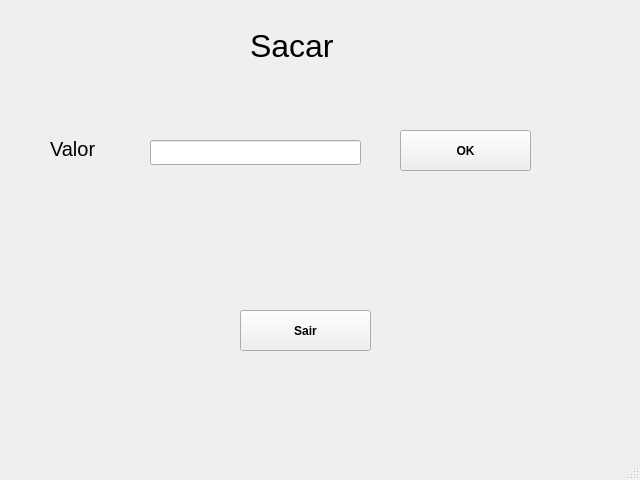
<?xml version="1.0" encoding="UTF-8"?>
<ui version="4.0">
 <class>MainWindow</class>
 <widget class="QMainWindow" name="MainWindow">
  <property name="geometry">
   <rect>
    <x>0</x>
    <y>0</y>
    <width>640</width>
    <height>480</height>
   </rect>
  </property>
  <property name="windowTitle">
   <string>MainWindow</string>
  </property>
  <widget class="QWidget" name="centralwidget">
   <widget class="QPushButton" name="pushButton_6">
    <property name="geometry">
     <rect>
      <x>400</x>
      <y>130</y>
      <width>131</width>
      <height>41</height>
     </rect>
    </property>
    <property name="font">
     <font>
      <weight>75</weight>
      <bold>true</bold>
     </font>
    </property>
    <property name="text">
     <string>OK</string>
    </property>
   </widget>
   <widget class="QPushButton" name="pushButton_7">
    <property name="geometry">
     <rect>
      <x>240</x>
      <y>310</y>
      <width>131</width>
      <height>41</height>
     </rect>
    </property>
    <property name="font">
     <font>
      <weight>75</weight>
      <bold>true</bold>
     </font>
    </property>
    <property name="text">
     <string>Sair</string>
    </property>
   </widget>
   <widget class="QLineEdit" name="lineEdit">
    <property name="geometry">
     <rect>
      <x>150</x>
      <y>140</y>
      <width>211</width>
      <height>25</height>
     </rect>
    </property>
   </widget>
   <widget class="QLabel" name="label_2">
    <property name="geometry">
     <rect>
      <x>50</x>
      <y>140</y>
      <width>141</width>
      <height>17</height>
     </rect>
    </property>
    <property name="font">
     <font>
      <pointsize>15</pointsize>
     </font>
    </property>
    <property name="text">
     <string>Valor</string>
    </property>
   </widget>
   <widget class="QLabel" name="label">
    <property name="geometry">
     <rect>
      <x>250</x>
      <y>30</y>
      <width>151</width>
      <height>31</height>
     </rect>
    </property>
    <property name="font">
     <font>
      <pointsize>24</pointsize>
     </font>
    </property>
    <property name="text">
     <string>Sacar</string>
    </property>
   </widget>
  </widget>
  <widget class="QStatusBar" name="statusbar"/>
 </widget>
 <resources/>
 <connections/>
</ui>
